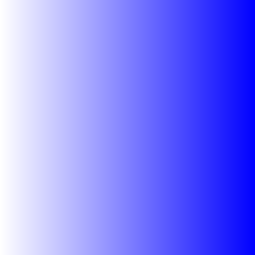
Frame 1 (no input)
Frame 60 (the mouse pressed at the canvas centre just before this capture): identical to frame 1, image omitted
Frame 120 (the mouse held since frame 60 and released just before this capture): identical to frame 1, image omitted

The Processing sketch that drew this single still picture (run headless with seeded random() and noise(); from frame 60 on, the mouse is pressed at the canvas centre):

// Processing sketch: day6_3_ForLoops_Gradient
// ── day6_3_ForLoops_Gradient.pde
/* Gradients */

void setup() {
  size(255, 255); //255 to show full spectrum of blue-value
  noStroke(); //bc rectangles are 1 space wide, can't have a stroke or else everything will be the color of the stroke!
}

void draw() {
  
  //black to blue
//  for (int i=0; i<255; i++) {
//    fill(0, 0, i+1);
//    rect(i, 0, 1, 255);
//  }

  //vertical gradient (white to blue)
  for (int i=0; i<255; i++) { 
    fill(255-i, 255-i, 255);  //fades from RGB(255,255,255) to RGB(0,0,255)
    rect(i, 0, 1, 255);
  }
}
